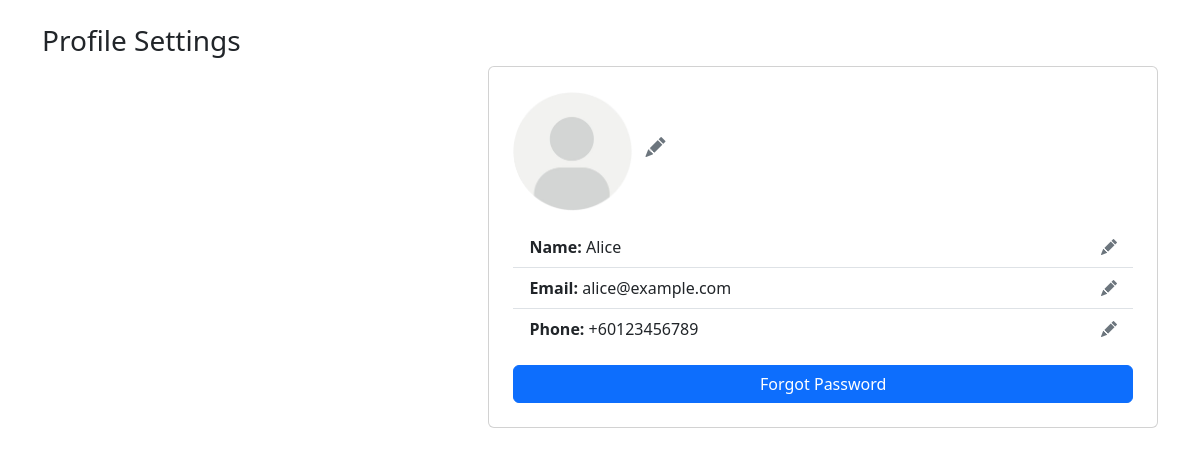
The app's page /profile/settings/index.php (signed in) with its own data.
### tables this page shows
CREATE TABLE IF NOT EXISTS users (
  user_id INT UNSIGNED NOT NULL AUTO_INCREMENT PRIMARY KEY,
  name VARCHAR(255) NOT NULL,
  email VARCHAR(255) NOT NULL,
  phone VARCHAR(20) NOT NULL,
  profile_image_url VARCHAR(500) NULL DEFAULT '/images/users/default.png'
    COMMENT 'Path or URL to user profile image',
  password_hash VARBINARY(255) NOT NULL COMMENT 'bcrypt/argon2id hash – NEVER plaintext',
  reset_token_hash VARCHAR(64),  
  reset_token_expires_at DATETIME, 
  created_at TIMESTAMP NOT NULL DEFAULT CURRENT_TIMESTAMP,
  UNIQUE KEY uq_users_email (email),
  UNIQUE KEY uq_users_phone (phone)
);

### profile/settings/index.php (the view, shortened to what this page needs)
<?php
include(__DIR__ . '/../../connect_db.php');
$baseUrl = "/GoGrocery-E-commerce-Website/images/users/";
$name = "Guest";
$email = "";
$phone = "";
$profileImage = $baseUrl . "default.png";
$isGuest = true;
if (isset($_SESSION['user_id'])) {
    $user_id = $_SESSION['user_id'];
    $stmt = $conn->prepare("SELECT name, email, phone, profile_image_url FROM users WHERE user_id = ?");
    $stmt->bind_param("i", $user_id);
    $stmt->execute();
    $stmt->bind_result($dbName, $dbEmail, $dbPhone, $dbProfileImage);
    if ($stmt->fetch()) {
        $name = $dbName;
        $email = $dbEmail;
        $phone = $dbPhone;
        $profileImage = $dbProfileImage ?: $baseUrl . "default.png";
        $isGuest = false;
    }
}
?>
<!DOCTYPE html>
<html lang="en">
<head>
<link href="https://cdn.jsdelivr.net/npm/bootstrap@5.3.2/dist/css/bootstrap.min.css" rel="stylesheet">
<link href="https://cdn.jsdelivr.net/npm/bootstrap-icons@1.11.1/font/bootstrap-icons.css" rel="stylesheet">
</head>
<body class="p-4">
<div class="container">
  <h3>Profile Settings</h3>
  <div class="card p-4 mb-4 profile-card">
    <form action="<?= $isGuest ? '#' : './update_profile.php' ?>" method="POST" enctype="multipart/form-data" id="profileForm">
      <div class="text-center profile-pic-container mb-3">
        <img src="<?= htmlspecialchars($profileImage) ?>"
             class="rounded-circle"
             style="width:120px;height:120px;object-fit:cover;"
             id="profilePicPreview">
        <?php if (!$isGuest): ?>
        <label for="profilePicInput" class="edit-icon fs-5">
          <i class="bi bi-pencil-fill"></i>
        </label>
        <?php endif; ?>
      </div>
      <ul class="list-group list-group-flush">
        <li class="list-group-item d-flex justify-content-between align-items-center">
          <div>
            <strong>Name:</strong>
            <span class="view-mode"><?= htmlspecialchars($name) ?></span>
          </div>
          <?php if (!$isGuest): ?>
          <i class="bi bi-pencil-fill edit-icon toggle-edit"></i>
          <?php endif; ?>
        </li>
        <li class="list-group-item d-flex justify-content-between align-items-center">
          <div>
            <strong>Email:</strong>
            <span class="view-mode"><?= htmlspecialchars($email) ?></span>
          </div>
          <?php if (!$isGuest): ?>
          <i class="bi bi-pencil-fill edit-icon toggle-edit"></i>
          <?php endif; ?>
        </li>
        <li class="list-group-item d-flex justify-content-between align-items-center">
          <div>
            <strong>Phone:</strong>
            <span class="view-mode"><?= htmlspecialchars($phone) ?></span>
          </div>
          <?php if (!$isGuest): ?>
          <i class="bi bi-pencil-fill edit-icon toggle-edit"></i>
          <?php endif; ?>
        </li>
      </ul>
      <?php if (!$isGuest): ?>
        <a href="../../auth/forgot_password.php" class="btn btn-primary mt-3 w-100">Forgot Password</a>
      <?php else: ?>
        <a href="../auth/login.php" class="btn btn-primary mt-3 w-100">Log In</a>
      <?php endif; ?>
    </form>
  </div>
</div>
</body>
</html>

### profile/settings/index.php (style rules this page uses)
.profile-pic-container { position: relative; display: inline-block; }
.edit-icon { cursor: pointer; margin-left: 8px; color: #6c757d; }
.profile-card { width: 60%; margin-left: auto; padding: 2rem; }

### records on screen
users: profile_image_url (placeholder picture), name "Alice", email "alice@example.com", phone "+60123456789"
